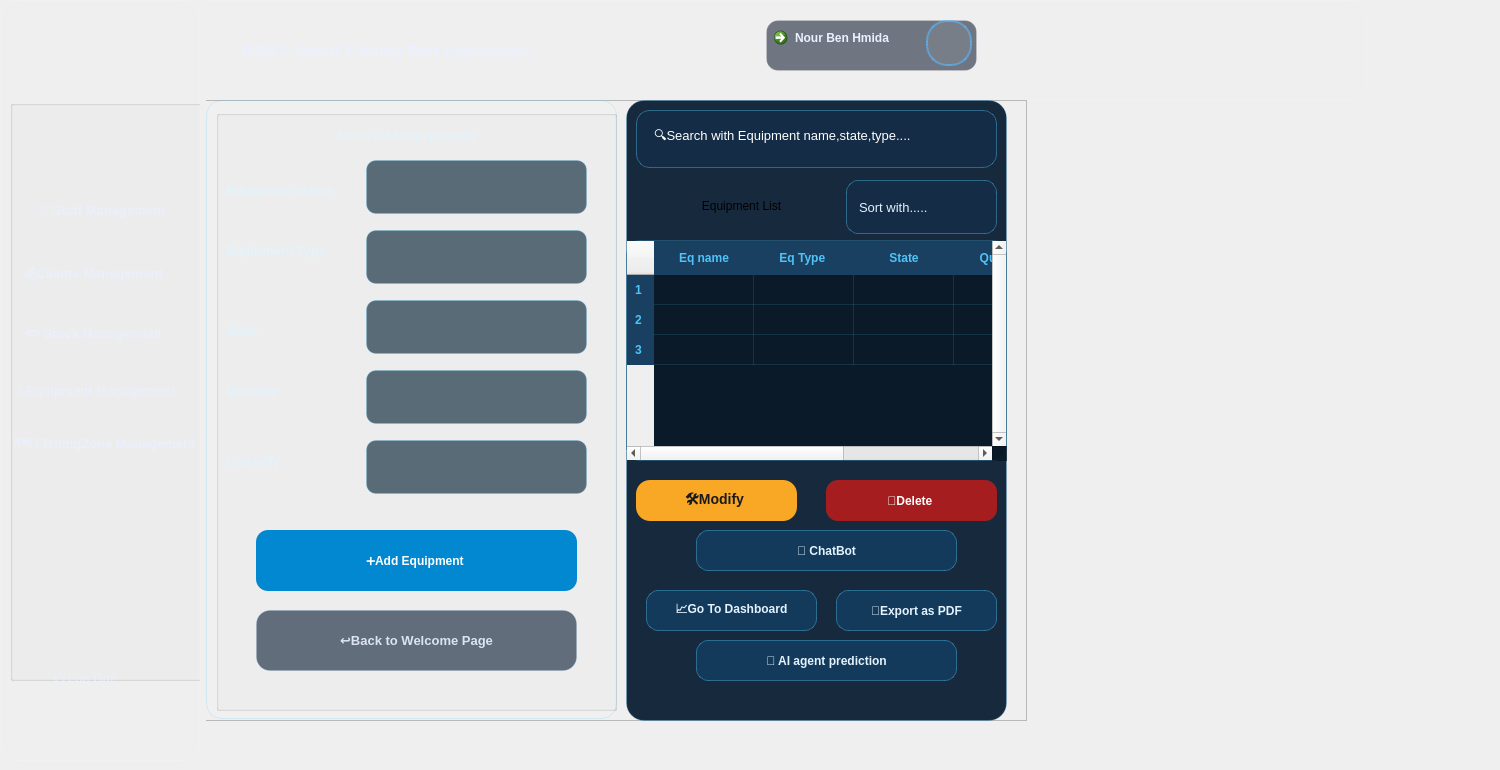
    <widget class="QWidget" name="pageEquipment">
     <property name="styleSheet">
      <string notr="true">/* =================================================
  NOUR
   ================================================= */
QWidget#pageEquipment {
    background: qlineargradient(x1:0, y1:0, x2:1, y2:1,
        stop:0 #071a2c,
        stop:0.35 #082136,
        stop:0.7 #071c2d,
        stop:1 #040f1a);
    font-family: &quot;Segoe UI&quot;;
    color: #EAF0FF;
}

/* =================================================
   HEADER + SIDEBAR (SAME STYLE)
   ================================================= */
QFrame#headerE,
QFrame#sidebarMenuE {
    background: qlineargradient(x1:0, y1:0, x2:0, y2:1,
        stop:0 rgba(12, 42, 75, 0.95),
        stop:0.55 rgba(8, 30, 55, 0.95),
        stop:1 rgba(6, 22, 40, 0.95));
    border: 1px solid rgba(255,255,255,0.12);
    border-radius: 16px;
}

QFrame#headerE {
    padding: 10px 16px;
}

QFrame#sidebarMenuE {
    padding: 12px;
}

/* =================================================
   HEADER CONTENT
   ================================================= */
QLabel#titreHeaderE {
    color: #EAF0FF;
    font-size: 15px;
    font-weight: 800;
    letter-spacing: 0.5px;
}

QLabel#avatarE {
    min-width: 42px;
    max-width: 42px;
    min-height: 42px;
    max-height: 42px;
    border-radius: 21px;
    border: 2px solid rgba(88,184,255,0.6);
    background-color: rgba(255,255,255,0.06);
}

/* User profile button */
QCommandLinkButton#userprofiledetailsE {
    background-color: rgba(8, 18, 38, 0.55);
    border: 1px solid rgba(255,255,255,0.15);
    border-radius: 12px;
    padding: 8px 14px;
    color: #EAF0FF;
    font-weight: 700;
}

QCommandLinkButton#userprofiledetailsE:hover {
    background-color: rgba(88,184,255,0.15);
    border: 1px solid rgba(88,184,255,0.45);
}

QCommandLinkButton#userprofiledetailsE:pressed {
    background-color: rgba(88,184,255,0.25);
}

/* =================================================
   SIDEBAR GROUP
   ================================================= */
QGroupBox#groupBox {
    border: none;
    margin-top: 6px;
}

/* =================================================
   SIDEBAR BUTTONS (BASE)
   ================================================= */
QPushButton#clientsmanagementBTNe,
QPushButton#equipmentmanagementBTNe,
QPushButton#fishingzonemanagementBTNe,
QPushButton#staffmanagementBTNe,
QPushButton#stockmanagementBTNe {
    background: transparent;
    border: none;
    color: rgba(234,240,255,0.80);
    padding: 12px 14px;
    border-radius: 12px;
    text-align: left;
    font-size: 13px;
    font-weight: 650;
}

/* Hover effect */
QPushButton#clientsmanagementBTNe:hover,
QPushButton#equipmentmanagementBTNe:hover,
QPushButton#fishingzonemanagementBTNe:hover,
QPushButton#staffmanagementBTNe:hover,
QPushButton#stockmanagementBTNe:hover {
    background-color: rgba(88,184,255,0.14);
    border: 1px solid rgba(88,184,255,0.25);
    color: #FFFFFF;
}

/* Pressed */
QPushButton#clientsmanagementBTNe:pressed,
QPushButton#equipmentmanagementBTNe:pressed,
QPushButton#fishingzonemanagementBTNe:pressed,
QPushButton#staffmanagementBTNe:pressed,
QPushButton#stockmanagementBTNe:pressed {
    background-color: rgba(88,184,255,0.25);
}

/* =================================================
   ACTIVE / SELECTED BUTTON    ================================================= */
QPushButton[active=&quot;true&quot;] {
    background-color: rgba(10, 102, 255, 0.28);
    border: 1px solid rgba(10, 102, 255, 0.55);
    color: #FFFFFF;
    padding-left: 18px;
}
QPushButton#equipmentmanagementBTNe[active=&quot;true&quot;] {
    background-color: rgba(10, 102, 255, 0.35);
    border-left: 4px solid #4FC3F7;
    color: white;
    font-weight: 600;
}

/* =================================================
   LOG OUT BUTTON
   ================================================= */
QPushButton#logOutBTNe {
    background: transparent;
    border: none;
    color: rgba(234,240,255,0.65);
    padding: 12px 14px;
    border-radius: 12px;
    text-align: left;
    font-weight: 650;
}

QPushButton#logOutBTNe:hover {
    background-color: rgba(255, 120, 120, 0.12);
    border: 1px solid rgba(255, 120, 120, 0.25);
    color: #FFC1C1;
}

/* =================================================
   MAIN CONTENT AREA
   ================================================= */
QFrame#contenumainEq {
    background-color: transparent;
}

/* =================================================
   MENUBAR + STATUSBAR
   ================================================= */
QMenuBar {
    background-color: rgba(6, 22, 40, 0.95);
    color: rgba(234,240,255,0.85);
    border-bottom: 1px solid rgba(255,255,255,0.12);
    padding: 6px;
}

QStatusBar {
    background-color: rgba(6, 22, 40, 0.95);
    color: rgba(234,240,255,0.70);
    border-top: 1px solid rgba(255,255,255,0.12);
}
/* =======================
   FORM CARD (LEFT)
   objectName: formEq
   ======================= */
QFrame#formEq {
    background-color: rgba(255,255,255,0.06);
    border: 1px solid rgba(79,195,247,0.18);
    border-radius: 16px;
}

/* Title label */
QLabel#labeladdeq {
    color: #E3F2FD;
    font-size: 18px;
    font-weight: 700;
    padding: 8px 0;
}

/* All labels inside the form */
QFrame#formEq QLabel {
    color: rgba(227,242,253,0.88);
    font-size: 13px;
    font-weight: 600;
}

/* Inputs (LineEdits) */
QLineEdit {
    background-color: rgba(10, 35, 55, 0.65);
    color: #E3F2FD;
    border: 1px solid rgba(79,195,247,0.25);
    border-radius: 10px;
    padding: 8px 12px;
    min-height: 36px;
    font-size: 13px;
}

QLineEdit:focus {
    border: 1px solid #4FC3F7;
    background-color: rgba(10, 35, 55, 0.85);
}

/* ComboBoxes  */
QComboBox {
    background-color: rgba(10, 35, 55, 0.65);
    color: #E3F2FD;
    border: 1px solid rgba(79,195,247,0.25);
    border-radius: 10px;
    padding: 7px 12px;
    min-height: 36px;
    font-size: 13px;
}

QComboBox:hover {
    border: 1px solid rgba(79,195,247,0.45);
}

QComboBox:focus {
    border: 1px solid #4FC3F7;
    background-color: rgba(10, 35, 55, 0.85);
}

QComboBox::drop-down {
    width: 36px;
    border: none;
}

QComboBox::down-arrow {
    image: none;
    border-left: 6px solid transparent;
    border-right: 6px solid transparent;
    border-top: 8px solid rgba(227,242,253,0.8);
    margin-right: 10px;
}



/* Add Staff Button (addEqbtn) */
QPushButton#addEqbtn {
    background-color: #0288D1;
    color: white;
    border: none;
    border-radius: 12px;
    min-height: 40px;
    font-weight: bold;
}

QPushButton#addEqbtn:hover {
    background-color: #039BE5;
}

QPushButton#addEqbtn:pressed {
    background-color: #01579B;
}
/* ================================================= */
/* ============ Equi LIST CONTAINER =============== */
/* ================================================= */

#listequi {
    background-color: rgba(12, 32, 52, 0.95);
    border: 1px solid rgba(79, 195, 247, 0.25);
    border-radius: 18px;
    padding: 15px;
    margin-left: 10px;
}

#listequi::title {
    subcontrol-origin: margin;
    left: 15px;
    top: 8px;
    padding: 0 8px;
    color: #4fc3f7;
    font-weight: 700;
    font-size: 14px;
}

/* ================================================= */
/* ================= SEARCH BAR ==================== */
/* ================================================= */

#searchbar {
    background-color: rgba(20, 45, 70, 0.9);
    border: 1px solid rgba(79, 195, 247, 0.4);
    border-radius: 14px;
    padding: 10px 15px;
    color: white;
    font-size: 13px;
}

#searchbar:focus {
    border: 1px solid #4fc3f7;
    background-color: rgba(30, 75, 120, 0.9);
}

/* ================================================= */
/* ================= SORT COMBO ==================== */
/* ================================================= */

#sortEq {
    background-color: rgba(20, 45, 70, 0.9);
    border: 1px solid rgba(79, 195, 247, 0.4);
    border-radius: 12px;
    padding: 6px 12px;
    color: #e3f2fd;
}

#sortEq:hover {
    background-color: rgba(79, 195, 247, 0.25);
}

/* ================================================= */
/* ================== TABLE ======================== */
/* ================================================= */

#tableeq {
    background-color: rgba(10, 25, 40, 0.95);
    border: 1px solid rgba(79, 195, 247, 0.3);
    border-radius: 14px;
    gridline-color: rgba(79, 195, 247, 0.15);
    color: #e3f2fd;
    font-size: 12px;
}

#tableeq::item {
    padding: 8px;
}

#tableeq::item:selected {
    background-color: rgba(79, 195, 247, 0.35);
    color: white;
}

QHeaderView::section {
    background-color: rgba(15, 55, 90, 0.95);
    color: #4fc3f7;
    padding: 8px;
    border: none;
    font-weight: bold;
}

/* Scrollbars table */
QTableWidget QScrollBar:vertical {
    background: transparent;
    width: 8px;
}

QTableWidget QScrollBar::handle:vertical {
    background: #4fc3f7;
    border-radius: 4px;
}

QTableWidget QScrollBar::add-line,
QTableWidget QScrollBar::sub-line {
    height: 0;
}

/* ================================================= */
/* ================= BUTTONS ======================= */
/* ================================================= */


#chatbotbtn,
#chatbotbtn_2,
#staticbtnE,
#exportpdfbtnE {
    background-color: rgba(20, 60, 95, 0.9);
    border: 1px solid rgba(79, 195, 247, 0.4);
    border-radius: 12px;
    color: #e3f2fd;
    padding: 10px 16px;
    font-weight: 600;
}


#chatbotbtn:hover,
#chatbotbtn_2:hover,
#staticbtnE:hover,
#exportpdfbtnE:hover {
    background-color: rgba(79, 195, 247, 0.35);
    color: white;
}

/* ===== DELETE BUTTON ===== */
#deletebtnE {
    background-color: rgba(183, 28, 28, 0.9);
    border: none;
    border-radius: 12px;
    color: white;
    padding: 10px 16px;
    font-weight: 600;
}

#deletebtnE:hover {
    background-color: #e53935;
    box-shadow: 0 0 15px rgba(244, 67, 54, 0.6);
}
/* ======================================= */
/* ========= MODIFY STAFF BUTTON ========= */
/* ======================================= */

#modifybtn {
    background-color: #f9a825;            /* Jaune principal */
    color: #1a1a1a;
    border: none;
    border-radius: 14px;
    padding: 12px 20px;
    font-size: 14px;
    font-weight: 700;
}

/* Hover */
#modifybtn:hover {
    background-color: #fbc02d;            /* Jaune plus clair */
    box-shadow: 0 0 15px rgba(251, 192, 45, 0.6);
}

/* Click (pressed) */
#modifybtn:pressed {
    background-color: #f57f17;            /* Jaune foncé */
    box-shadow: inset 0 3px 6px rgba(0,0,0,0.35);
}
/* =========================================================
   BACK TO WELCOME BUTTON
   ========================================================= */
QPushButton#backWbtnE {
    background: rgba(20, 38, 58, 0.65);   /* navy soft */
    color: rgba(234,240,255,0.90);
    border-radius: 14px;
    padding: 10px 18px;
    border: 1px solid rgba(120,160,200,0.25);
    font-size: 13px;
    font-weight: 700;
}

/* Hover */
QPushButton#backWbtnE:hover {
    background: rgba(37, 99, 235, 0.20);  /* blue highlight */
    border: 1px solid rgba(88,184,255,0.55);
    color: #FFFFFF;
}

/* Pressed */
QPushButton#backWbtnE:pressed {
    background: rgba(15, 23, 42, 0.95);
    border: 1px solid rgba(88,184,255,0.75);
}

/* Optional: disabled */
QPushButton#backWbtnE:disabled {
    background: rgba(20, 38, 58, 0.35);
    color: rgba(234,240,255,0.45);
    border: 1px solid rgba(120,160,200,0.15);
}
</string>
     </property>
     <widget class="QWidget" name="layoutWidget_10">
      <property name="geometry">
       <rect>
        <x>0</x>
        <y>0</y>
        <width>1491</width>
        <height>761</height>
       </rect>
      </property>
      <layout class="QHBoxLayout" name="horizontalLayout_12">
       <item>
        <widget class="QFrame" name="sidebarMenuE">
         <property name="minimumSize">
          <size>
           <width>200</width>
           <height>0</height>
          </size>
         </property>
         <property name="maximumSize">
          <size>
           <width>200</width>
           <height>16777215</height>
          </size>
         </property>
         <property name="frameShape">
          <enum>QFrame::Shape::NoFrame</enum>
         </property>
         <property name="frameShadow">
          <enum>QFrame::Shadow::Raised</enum>
         </property>
         <widget class="QGroupBox" name="groupBoxE">
          <property name="geometry">
           <rect>
            <x>10</x>
            <y>100</y>
            <width>200</width>
            <height>581</height>
           </rect>
          </property>
          <property name="minimumSize">
           <size>
            <width>200</width>
            <height>0</height>
           </size>
          </property>
          <property name="maximumSize">
           <size>
            <width>200</width>
            <height>16777215</height>
           </size>
          </property>
          <property name="title">
           <string/>
          </property>
          <widget class="QPushButton" name="staffmanagementBTNe">
           <property name="geometry">
            <rect>
             <x>0</x>
             <y>80</y>
             <width>181</width>
             <height>61</height>
            </rect>
           </property>
           <property name="text">
            <string>👩🏻‍💼Staff Management</string>
           </property>
           <property name="active" stdset="0">
            <bool>false</bool>
           </property>
          </widget>
          <widget class="QPushButton" name="clientsmanagementBTNe">
           <property name="geometry">
            <rect>
             <x>0</x>
             <y>150</y>
             <width>191</width>
             <height>51</height>
            </rect>
           </property>
           <property name="text">
            <string>💰Clients Management</string>
           </property>
          </widget>
          <widget class="QPushButton" name="stockmanagementBTNe">
           <property name="geometry">
            <rect>
             <x>0</x>
             <y>210</y>
             <width>171</width>
             <height>51</height>
            </rect>
           </property>
           <property name="text">
            <string>🐟 Stock Management</string>
           </property>
          </widget>
          <widget class="QPushButton" name="fishingzonemanagementBTNe">
           <property name="geometry">
            <rect>
             <x>-10</x>
             <y>320</y>
             <width>221</width>
             <height>51</height>
            </rect>
           </property>
           <property name="text">
            <string>🗺️ FishingZone Management</string>
           </property>
          </widget>
          <widget class="QPushButton" name="equipmentmanagementBTNe">
           <property name="geometry">
            <rect>
             <x>-10</x>
             <y>270</y>
             <width>201</width>
             <height>41</height>
            </rect>
           </property>
           <property name="text">
            <string>⚓Equipment Management</string>
           </property>
           <property name="active" stdset="0">
            <bool>true</bool>
           </property>
          </widget>
         </widget>
         <widget class="QLabel" name="logoheaderE">
          <property name="geometry">
           <rect>
            <x>0</x>
            <y>10</y>
            <width>181</width>
            <height>151</height>
           </rect>
          </property>
          <property name="text">
           <string/>
          </property>
          <property name="pixmap">
           <pixmap resource="Ressources.qrc">:/Images/logoHeader1.png</pixmap>
          </property>
         </widget>
         <widget class="QPushButton" name="logOutBTNe">
          <property name="geometry">
           <rect>
            <x>40</x>
            <y>650</y>
            <width>121</width>
            <height>61</height>
           </rect>
          </property>
          <property name="text">
           <string>⏻ Log Out</string>
          </property>
         </widget>
        </widget>
       </item>
       <item>
        <widget class="QFrame" name="contenumainEq">
         <property name="frameShape">
          <enum>QFrame::Shape::StyledPanel</enum>
         </property>
         <property name="frameShadow">
          <enum>QFrame::Shadow::Raised</enum>
         </property>
         <property name="active" stdset="0">
          <bool>true</bool>
         </property>
         <widget class="QWidget" name="verticalLayoutWidget_8">
          <property name="geometry">
           <rect>
            <x>-270</x>
            <y>0</y>
            <width>1431</width>
            <height>101</height>
           </rect>
          </property>
          <layout class="QVBoxLayout" name="verticalLayout_9">
           <item>
            <widget class="QFrame" name="headerE">
             <property name="frameShape">
              <enum>QFrame::Shape::StyledPanel</enum>
             </property>
             <property name="frameShadow">
              <enum>QFrame::Shadow::Raised</enum>
             </property>
             <widget class="QLabel" name="titreHeaderE">
              <property name="geometry">
               <rect>
                <x>220</x>
                <y>20</y>
                <width>461</width>
                <height>61</height>
               </rect>
              </property>
              <property name="text">
               <string>BORT- Smart Fishing Port Application</string>
              </property>
              <property name="alignment">
               <set>Qt::AlignmentFlag::AlignCenter</set>
              </property>
             </widget>
             <widget class="QCommandLinkButton" name="userprofiledetailsE">
              <property name="geometry">
               <rect>
                <x>830</x>
                <y>20</y>
                <width>211</width>
                <height>51</height>
               </rect>
              </property>
              <property name="text">
               <string>Nour Ben Hmida</string>
              </property>
             </widget>
             <widget class="QLabel" name="avatarE">
              <property name="geometry">
               <rect>
                <x>990</x>
                <y>20</y>
                <width>46</width>
                <height>46</height>
               </rect>
              </property>
              <property name="text">
               <string/>
              </property>
              <property name="pixmap">
               <pixmap resource="Ressources.qrc">:/Images/avatar.png</pixmap>
              </property>
             </widget>
            </widget>
           </item>
          </layout>
         </widget>
         <widget class="QWidget" name="layoutWidget_11">
          <property name="geometry">
           <rect>
            <x>-10</x>
            <y>100</y>
            <width>831</width>
            <height>621</height>
           </rect>
          </property>
          <layout class="QHBoxLayout" name="horizontalLayout_13">
           <item>
            <widget class="QFrame" name="listEq">
             <property name="frameShape">
              <enum>QFrame::Shape::StyledPanel</enum>
             </property>
             <property name="frameShadow">
              <enum>QFrame::Shadow::Raised</enum>
             </property>
             <widget class="QFrame" name="formEq">
              <property name="geometry">
               <rect>
                <x>10</x>
                <y>0</y>
                <width>411</width>
                <height>619</height>
               </rect>
              </property>
              <property name="frameShape">
               <enum>QFrame::Shape::StyledPanel</enum>
              </property>
              <property name="frameShadow">
               <enum>QFrame::Shadow::Raised</enum>
              </property>
              <widget class="QGroupBox" name="formcontEq">
               <property name="geometry">
                <rect>
                 <x>10</x>
                 <y>10</y>
                 <width>401</width>
                 <height>601</height>
                </rect>
               </property>
               <property name="title">
                <string/>
               </property>
               <widget class="QLabel" name="labeladdeq">
                <property name="geometry">
                 <rect>
                  <x>100</x>
                  <y>0</y>
                  <width>181</width>
                  <height>51</height>
                 </rect>
                </property>
                <property name="text">
                 <string>Form Add Equipments</string>
                </property>
                <property name="alignment">
                 <set>Qt::AlignmentFlag::AlignCenter</set>
                </property>
               </widget>
               <widget class="QLabel" name="Eqnamelabel">
                <property name="geometry">
                 <rect>
                  <x>10</x>
                  <y>70</y>
                  <width>131</width>
                  <height>20</height>
                 </rect>
                </property>
                <property name="text">
                 <string>Equipment Name</string>
                </property>
               </widget>
               <widget class="QLineEdit" name="Eqnameedit">
                <property name="geometry">
                 <rect>
                  <x>150</x>
                  <y>50</y>
                  <width>221</width>
                  <height>54</height>
                 </rect>
                </property>
               </widget>
               <widget class="QLabel" name="Eqaddresslabel">
                <property name="geometry">
                 <rect>
                  <x>10</x>
                  <y>130</y>
                  <width>111</width>
                  <height>20</height>
                 </rect>
                </property>
                <property name="text">
                 <string>Equipment Type</string>
                </property>
               </widget>
               <widget class="QLineEdit" name="Eqaddressedit">
                <property name="geometry">
                 <rect>
                  <x>150</x>
                  <y>120</y>
                  <width>221</width>
                  <height>54</height>
                 </rect>
                </property>
               </widget>
               <widget class="QLabel" name="statelabel">
                <property name="geometry">
                 <rect>
                  <x>10</x>
                  <y>210</y>
                  <width>141</width>
                  <height>20</height>
                 </rect>
                </property>
                <property name="text">
                 <string>State</string>
                </property>
               </widget>
               <widget class="QLineEdit" name="stateedit">
                <property name="geometry">
                 <rect>
                  <x>150</x>
                  <y>190</y>
                  <width>221</width>
                  <height>54</height>
                 </rect>
                </property>
               </widget>
               <widget class="QLabel" name="quantitylabel">
                <property name="geometry">
                 <rect>
                  <x>10</x>
                  <y>270</y>
                  <width>151</width>
                  <height>20</height>
                 </rect>
                </property>
                <property name="text">
                 <string>Quantity</string>
                </property>
               </widget>
               <widget class="QLineEdit" name="quantityedit">
                <property name="geometry">
                 <rect>
                  <x>150</x>
                  <y>260</y>
                  <width>221</width>
                  <height>54</height>
                 </rect>
                </property>
               </widget>
               <widget class="QLabel" name="capacitylab">
                <property name="geometry">
                 <rect>
                  <x>10</x>
                  <y>340</y>
                  <width>141</width>
                  <height>20</height>
                 </rect>
                </property>
                <property name="text">
                 <string>Capacity</string>
                </property>
               </widget>
               <widget class="QLineEdit" name="capacity">
                <property name="geometry">
                 <rect>
                  <x>150</x>
                  <y>330</y>
                  <width>221</width>
                  <height>54</height>
                 </rect>
                </property>
               </widget>
               <widget class="QPushButton" name="addEqbtn">
                <property name="geometry">
                 <rect>
                  <x>40</x>
                  <y>420</y>
                  <width>321</width>
                  <height>61</height>
                 </rect>
                </property>
                <property name="text">
                 <string>➕Add Equipment </string>
                </property>
               </widget>
               <widget class="QPushButton" name="backWbtnE">
                <property name="geometry">
                 <rect>
                  <x>40</x>
                  <y>500</y>
                  <width>321</width>
                  <height>61</height>
                 </rect>
                </property>
                <property name="text">
                 <string>↩️Back to Welcome Page</string>
                </property>
               </widget>
              </widget>
             </widget>
             <widget class="QGroupBox" name="listequi">
              <property name="geometry">
               <rect>
                <x>420</x>
                <y>0</y>
                <width>391</width>
                <height>621</height>
               </rect>
              </property>
              <property name="title">
               <string/>
              </property>
              <widget class="QLineEdit" name="searchbar">
               <property name="geometry">
                <rect>
                 <x>20</x>
                 <y>10</y>
                 <width>361</width>
                 <height>58</height>
                </rect>
               </property>
               <property name="text">
                <string>🔍Search with Equipment name,state,type....</string>
               </property>
              </widget>
              <widget class="QComboBox" name="sortEq">
               <property name="geometry">
                <rect>
                 <x>230</x>
                 <y>80</y>
                 <width>151</width>
                 <height>54</height>
                </rect>
               </property>
               <item>
                <property name="text">
                 <string>Sort with.....</string>
                </property>
               </item>
               <item>
                <property name="text">
                 <string>equipment name</string>
                </property>
               </item>
               <item>
                <property name="text">
                 <string>equipment type</string>
                </property>
               </item>
               <item>
                <property name="text">
                 <string>equipment state</string>
                </property>
               </item>
              </widget>
              <widget class="QLabel" name="equipmentlist">
               <property name="geometry">
                <rect>
                 <x>30</x>
                 <y>80</y>
                 <width>191</width>
                 <height>51</height>
                </rect>
               </property>
               <property name="text">
                <string>Equipment List</string>
               </property>
               <property name="alignment">
                <set>Qt::AlignmentFlag::AlignCenter</set>
               </property>
              </widget>
              <widget class="QTableWidget" name="tableeq">
               <property name="geometry">
                <rect>
                 <x>10</x>
                 <y>140</y>
                 <width>381</width>
                 <height>221</height>
                </rect>
               </property>
               <property name="verticalScrollBarPolicy">
                <enum>Qt::ScrollBarPolicy::ScrollBarAlwaysOn</enum>
               </property>
               <property name="horizontalScrollBarPolicy">
                <enum>Qt::ScrollBarPolicy::ScrollBarAlwaysOn</enum>
               </property>
               <property name="rowCount">
                <number>3</number>
               </property>
               <property name="columnCount">
                <number>5</number>
               </property>
               <row/>
               <row/>
               <row/>
               <column>
                <property name="text">
                 <string>Eq name</string>
                </property>
               </column>
               <column>
                <property name="text">
                 <string>Eq Type </string>
                </property>
               </column>
               <column>
                <property name="text">
                 <string>State</string>
                </property>
               </column>
               <column>
                <property name="text">
                 <string>Quantity</string>
                </property>
               </column>
               <column>
                <property name="text">
                 <string>Capacity</string>
                </property>
               </column>
              </widget>
              <widget class="QPushButton" name="modifybtn">
               <property name="geometry">
                <rect>
                 <x>20</x>
                 <y>380</y>
                 <width>161</width>
                 <height>41</height>
                </rect>
               </property>
               <property name="text">
                <string>🛠️Modify </string>
               </property>
              </widget>
              <widget class="QPushButton" name="deletebtnE">
               <property name="geometry">
                <rect>
                 <x>210</x>
                 <y>380</y>
                 <width>171</width>
                 <height>41</height>
                </rect>
               </property>
               <property name="text">
                <string>🚯Delete </string>
               </property>
              </widget>
              <widget class="QPushButton" name="chatbotbtn">
               <property name="geometry">
                <rect>
                 <x>80</x>
                 <y>430</y>
                 <width>261</width>
                 <height>41</height>
                </rect>
               </property>
               <property name="text">
                <string>🤖 ChatBot</string>
               </property>
              </widget>
              <widget class="QPushButton" name="staticbtnE">
               <property name="geometry">
                <rect>
                 <x>30</x>
                 <y>490</y>
                 <width>171</width>
                 <height>41</height>
                </rect>
               </property>
               <property name="text">
                <string>📈Go To Dashboard</string>
               </property>
              </widget>
              <widget class="QPushButton" name="exportpdfbtnE">
               <property name="geometry">
                <rect>
                 <x>220</x>
                 <y>490</y>
                 <width>161</width>
                 <height>41</height>
                </rect>
               </property>
               <property name="text">
                <string>📝Export as PDF</string>
               </property>
              </widget>
              <widget class="QPushButton" name="chatbotbtn_2">
               <property name="geometry">
                <rect>
                 <x>80</x>
                 <y>540</y>
                 <width>261</width>
                 <height>41</height>
                </rect>
               </property>
               <property name="text">
                <string>🤖 AI agent prediction</string>
               </property>
              </widget>
             </widget>
            </widget>
           </item>
          </layout>
         </widget>
        </widget>
       </item>
      </layout>
     </widget>
    </widget>
